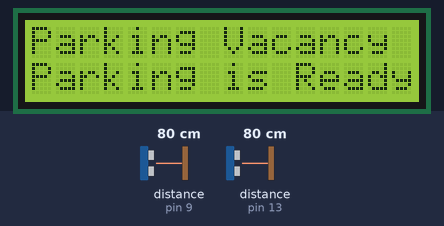
This sketch was run on a simulated Arduino Uno, built with avr-gcc and run on an emulated ATmega328P. On the bench: 16×2 character LCD. Wiring (inferred from the names in the program): 2 × ultrasonic range finder: trigger pin 8, echo pin 9 / trigger pin 12, echo pin 13. Inputs (shaded band) come from the test bench; at power-on: distance to the obstacle (sensors on pin 9, pin 13) 80 cm. The echo pulse lasts 58.3 µs per cm.

Above: at 1.2 s.
1.3 s: distance to the obstacle (sensor on pin 9) set to 2 cm
At 1.7 s:
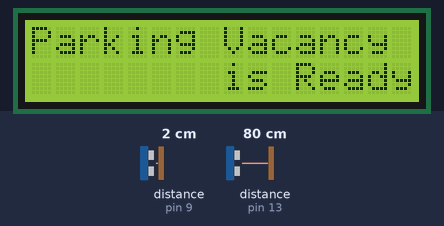
4.3 s: distance to the obstacle (sensor on pin 9) set to 18 cm
5.9 s: distance to the obstacle (sensor on pin 9) set to 4 cm
8.9 s: distance to the obstacle (sensor on pin 9) set to 35 cm
Timing chart, 0 to 11.5 s (numbered marks = the images above; inputs shaded):
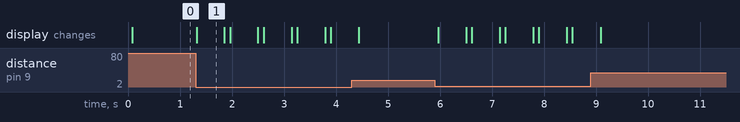

Measured:
- after the input at 1.3 s, the display: changes at once (image 1)
- what the display in image 1 shows lasts 0.6 s, from 1.3 s to 1.9 s

The sketch:

arduino_source_code.ino
```cpp
// IoT-Based Smart Parking System

#include<LiquidCrystal.h>

int rs = 2, en = 3, d4 = 4, d5 = 5, d6 = 6, d7 = 7;
LiquidCrystal lcd(rs, en, d4, d5, d6, d7);

int trigger_out = 12, echo_out= 13, trigger_in = 8, echo_in = 9;
bool out = false, in = false, c_chg = true ;
int count = 0, tr = 15, total = 10, wait = 0, wait_tr = 5;


void setup() {
  // put your setup code here, to run once:
  lcd.begin(16,2);
  pinMode(trigger_out, OUTPUT);
  pinMode(echo_out, INPUT);
  pinMode(trigger_in, OUTPUT);
  pinMode(echo_in, INPUT);
}


void loop() {
  // put your main code here, to run repeatedly:

  // reading from the outer sensor

  digitalWrite(trigger_out, LOW);
  delayMicroseconds(2);

  digitalWrite(trigger_out, HIGH);
  delayMicroseconds(10);
  digitalWrite(trigger_out, LOW);

  double duration = pulseIn(echo_out, HIGH);

  double d_out = duration*0.034/2;


  // reading from the inner sensor

  digitalWrite(trigger_in, LOW);
  delayMicroseconds(2);

  digitalWrite(trigger_in, HIGH);
  delayMicroseconds(10);
  digitalWrite(trigger_in, LOW);

  duration = pulseIn(echo_in, HIGH);

  double d_in= duration*0.034/2;


  // check whether if anything moves out or in

  if(d_out < tr)
  {
    if(!out && !in)
    {
      out = true;
      wait = 0;       // waits for some time to get second input
    }
    else if(!out && in)
    {
      count--;
      in = false;
      c_chg = true;   // check if count changes
    }
  }
  else if(d_in < tr)
  {
    if(!out && !in)
    {
      in = true;
      wait = 0;
    }
    else if(out && !in)
    {
      count++;
      out = false;
      c_chg = true;
    }
  }

  if(count < 0) count = 0;        // if empty parking performs out
  else if(count > total) count = total;

  if(c_chg)                 // display changes if count changes
  {
    lcd.clear();
    if(count >= total)
    {
      lcd.setCursor(0, 0);
      lcd.print("Parking is full!!");
      lcd.setCursor(0, 1);
      lcd.print("No new car entry");
    }
    else
    {
      lcd.setCursor(0, 0);
      lcd.print("Parking Vacancy : ");
      lcd.print(total - count);
      lcd.print("/");
      lcd.print(total);
    }

    c_chg = false;
  }


  if(in || out)             // configuring the wait
  {
    wait++;
    if(count<total)
    {
      lcd.setCursor(0, 1);
      lcd.print("        ");
    }
  }

  if(wait > wait_tr)    // resetting the signals after wait
  {
    in = false;
    out = false;
    wait = 0;
  }

  if(!in && !out && count<total)  // the parking is ready for
  {                               // operations
    lcd.setCursor(0, 1);
    lcd.print("Parking is Ready...");
  }

  delay(100);
}
```
